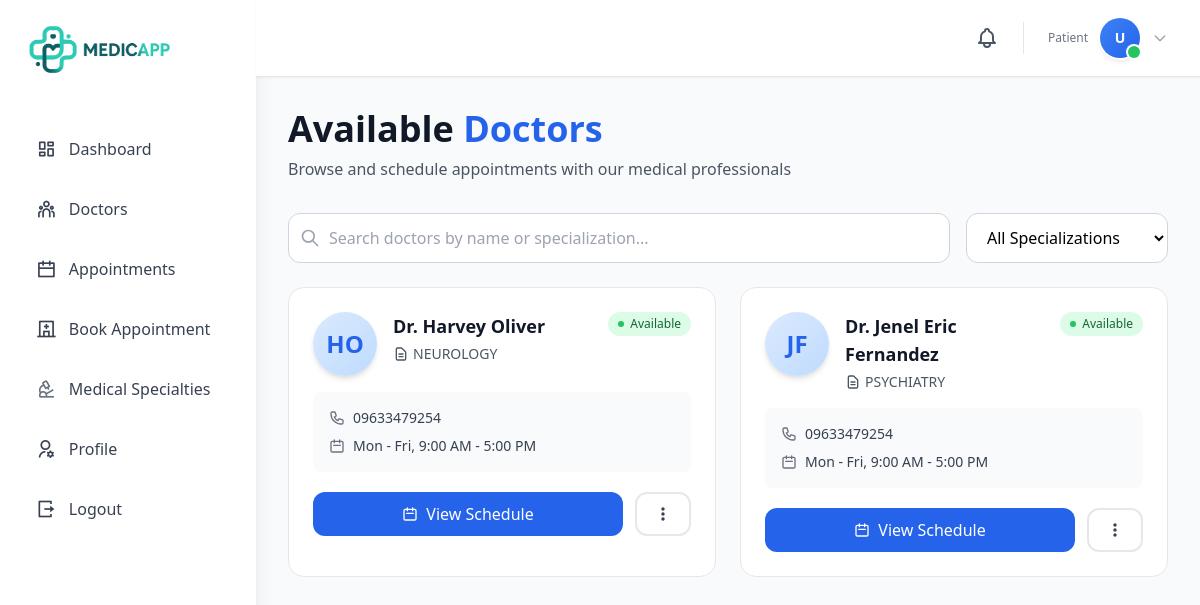
Page /patient/appointments (signed in) on the committed database.
### app/models/doctor.py (models this page shows)
class Doctor(db.Model):
    __tablename__ = "doctor"
    doctor_id: Mapped[int] = mapped_column(Integer, primary_key=True, autoincrement=True)
    account_id: Mapped[int] = mapped_column(ForeignKey("account.account_id"), unique=True)
    firstname: Mapped[str] = mapped_column(String(50), nullable=False)
    middlename: Mapped[str] = mapped_column(String(50), nullable=True)
    lastname: Mapped[str] = mapped_column(String(50), nullable=False)
    age: Mapped[int] = mapped_column(Integer, nullable=False)
    bloodtype: Mapped[str] = mapped_column(String(10), nullable=True)
    height: Mapped[str] = mapped_column(String(10), nullable=True)
    weight: Mapped[str] = mapped_column(String(10), nullable=True)
    specialization: Mapped[str] = mapped_column(String(100), nullable=True)
    gender: Mapped[str] = mapped_column(String(10), nullable=False)
    dob: Mapped[str] = mapped_column(String(10), nullable=False)
    pob: Mapped[str] = mapped_column(String(100), nullable=False)
    civilstatus: Mapped[str] = mapped_column(String(20), nullable=False)
    degree: Mapped[str] = mapped_column(String(100), nullable=False)
    nationality: Mapped[str] = mapped_column(String(100), nullable=False)
    religion: Mapped[str] = mapped_column(String(100), nullable=False)
    phone: Mapped[str] = mapped_column(String(20), nullable=False)
    email: Mapped[str] = mapped_column(String(100), nullable=False)
    profile_image: Mapped[str | None] = mapped_column(String(255), nullable=True)
    created_at: Mapped[datetime] = mapped_column(DateTime, default=datetime.utcnow, nullable=False)
    account: Mapped["Account"] = relationship(back_populates="doctor")
    appointments: Mapped[list["Appointment"]] = relationship(back_populates="doctor")
    records: Mapped[list["MedicalRecord"]] = relationship(back_populates="doctor")
    doctor_schedule: Mapped["Doctor_Schedule"] = relationship(back_populates="doctor")
    secretary: Mapped["Doctor_Secretary"] = relationship(back_populates="doctor")

### app/routes/patient/availableDoctors.py (the view)
@patient_bp.route('/appointments')
@login_required
def view_doctorAvailableTime():
    patient = Patient.query.filter_by(account_id=current_user.account_id).first()
    search = request.args.get("search")
    query = Doctor.query
    if search:
        query = query.filter(
            (Doctor.specialization.ilike(f"%{search}%"))
        )
    doctors = query.all()
    return render_template(
        'patient/available_doctors.html',
        search=search,
        doctors=doctors,
        patient=patient
    )

### app/models/account.py (called while the page is built)
    @property
    def is_authenticated(self):
        return True

### app/routes/auth/login.py (called while the page is built)
@login_manager.user_loader
def load_user(account_id):
    return Account.query.get(int(account_id))

### app/templates/patient/available_doctors.html (shortened to what this page needs)
{% extends 'base/layout.html' %}
{% block content %}
<div class="flex w-full bg-gray-50">
    {% include 'patient/patient_sidebar.html' %}
    {% include 'base/notification.html' %}
    <div class="flex-1 flex flex-col min-h-screen">
        <header class="bg-white border-b sticky top-0 z-40 shadow-sm backdrop-blur-sm bg-white/95">
            <div class="flex items-center justify-between px-4 sm:px-6 py-3">
                <div class="flex items-center gap-2 sm:gap-4">
                    <div class="relative" id="notificationWrapper">
                        <button class="relative p-2 rounded-xl text-gray-600 hover:bg-gray-100 transition-all"
                                id="notificationBtn"
                                aria-label="Notifications">
                        </button>
                    </div>
                    <div class="relative group">
                        <button class="flex items-center gap-3 px-2 py-1.5 rounded-xl hover:bg-gray-50 transition-all"
                                id="userMenuButton"
                                aria-expanded="false"
                                aria-haspopup="true">
                            <div class="hidden sm:block text-right">
                                <p class="text-xs text-gray-500">Patient</p>
                            </div>
                            <div class="relative">
                                <div class="w-10 h-10 bg-gradient-to-br from-blue-500 to-blue-600 rounded-full flex items-center justify-center shadow-md ring-2 ring-white">
                                    {% if patient.profile_image %}
                                    <img src="{{ url_for('static', filename='/' ~ patient.profile_image) }}"
                                        alt="Dr. {{ patient.firstname }} {{ patient.lastname }}"
                                        class="w-full h-full object-cover rounded-full">
                                    {% else %}
                                        <span class="text-white font-semibold text-sm">
                                            {{ patient.firstname[0] if patient.firstname else 'U' }}
                                        </span>
                                    {% endif %}
                                </div>
                                <span class="absolute bottom-0 right-0 w-3 h-3 bg-green-500 rounded-full ring-2 ring-white"></span>
                            </div>
                            <svg class="hidden lg:block w-4 h-4 text-gray-400 transition-transform group-hover:rotate-180" fill="none" stroke="currentColor" viewBox="0 0 24 24">
                                <path stroke-linecap="round" stroke-linejoin="round" stroke-width="2" d="M19 9l-7 7-7-7"/>
                            </svg>
                        </button>
                    </div>
                </div>
            </div>
        </header>
        <main class="flex-1 p-6 lg:p-8">
            <div class="mb-8">
                <h1 class="text-3xl lg:text-4xl font-bold text-gray-900">
                    Available <span class="text-blue-600">Doctors</span>
                </h1>
                <p class="text-gray-600 mt-2">Browse and schedule appointments with our medical professionals</p>
            </div>
            <div class="mb-6 flex flex-col sm:flex-row gap-4">
                <div class="flex-1 relative">
                    <svg class="absolute left-3 top-1/2 transform -translate-y-1/2 w-5 h-5 text-gray-400" fill="none" stroke="currentColor" viewBox="0 0 24 24">
                        <path stroke-linecap="round" stroke-linejoin="round" stroke-width="2" d="M21 21l-6-6m2-5a7 7 0 11-14 0 7 7 0 0114 0z"/>
                    </svg>
                    <input type="text"
                           id="searchDoctors"
                           placeholder="Search doctors by name or specialization..."
                           class="w-full pl-10 pr-4 py-3 border border-gray-300 rounded-xl focus:ring-2 focus:ring-blue-500 focus:border-transparent transition-all">
                </div>
                <select
                    class="px-4 py-3 border border-gray-300 rounded-xl focus:ring-2 focus:ring-blue-500 focus:border-transparent transition-all bg-white"
                    id="filterSpecialization"
                >
                    <option value="">All Specializations</option>
                </select>
            </div>
            <div class="grid grid-cols-1 lg:grid-cols-2 xl:grid-cols-3 gap-6" id="doctorsGrid">
                {% for doctor in doctors %}
                <article class="bg-white border border-gray-200 rounded-2xl p-6 hover:shadow-xl transition-all duration-300 hover:-translate-y-1"
                         data-name="{{ doctor.firstname }} {{ doctor.lastname }}"
                         data-specialization="{{ doctor.specialization }}">
                    <div class="flex items-start gap-4 mb-4">
                        <div class="flex-shrink-0">
                            <div class="w-16 h-16 rounded-full bg-gradient-to-br from-blue-100 to-blue-200 flex items-center justify-center shadow-md">
                                {% if doctor.profile_image %}
                                    <img src="{{ url_for('static', filename='/' ~ doctor.profile_image) }}"
                                        alt="Dr. {{ doctor.firstname }} {{ doctor.lastname }}"
                                        class="w-full h-full object-cover rounded-full">
                                {% else %}
                                    <span class="text-blue-600 text-2xl font-semibold">
                                        {{ doctor.firstname[0] }}{{ doctor.lastname[0] }}
                                    </span>
                                {% endif %}
                            </div>
                        </div>
                        <div class="flex-1 min-w-0">
                            <h3 class="font-bold text-lg text-gray-900 mb-1">
                                Dr. {{ doctor.firstname }} {{ doctor.lastname }}
                            </h3>
                            <p class="text-sm text-gray-600 flex items-center uppercase gap-1">
                                <svg class="w-4 h-4" fill="none" stroke="currentColor" viewBox="0 0 24 24">
                                    <path stroke-linecap="round" stroke-linejoin="round" stroke-width="2" d="M9 12h6m-6 4h6m2 5H7a2 2 0 01-2-2V5a2 2 0 012-2h5.586a1 1 0 01.707.293l5.414 5.414a1 1 0 01.293.707V19a2 2 0 01-2 2z"/>
                                </svg>
                                {{ doctor.specialization }}
                            </p>
                        </div>
                        <span class="inline-flex items-center px-2.5 py-1 rounded-full text-xs font-medium bg-green-100 text-green-800">
                            <span class="w-1.5 h-1.5 bg-green-500 rounded-full mr-1.5"></span>
                            Available
                        </span>
                    </div>
                    <div class="space-y-2 mb-5 bg-gray-50 rounded-lg p-4">
                        <div class="flex items-center gap-2 text-sm text-gray-700">
                            <span class="font-medium">{{ doctor.phone }}</span>
                        </div>
                        <div class="flex items-center gap-2 text-sm text-gray-700">
                            <svg class="w-4 h-4 text-gray-500" fill="none" stroke="currentColor" viewBox="0 0 24 24">
                                <path stroke-linecap="round" stroke-linejoin="round" stroke-width="2" d="M8 7V3m8 4V3m-9 8h10M5 21h14a2 2 0 002-2V7a2 2 0 00-2-2H5a2 2 0 00-2 2v12a2 2 0 002 2z"/>
                            </svg>
                            <span>Mon - Fri, 9:00 AM - 5:00 PM</span>
                        </div>
                    </div>
                    <div class="flex gap-3">
                        <a href="{{ url_for('patient.viewAvailableTime', doctor_id=doctor.doctor_id) }}"
                           class="flex-1 px-4 py-2.5 rounded-xl bg-blue-600 text-white font-medium text-center
                                  hover:bg-blue-700 hover:shadow-lg transition-all duration-200 flex items-center justify-center gap-2">
                            <svg class="w-4 h-4" fill="none" stroke="currentColor" viewBox="0 0 24 24">
                                <path stroke-linecap="round" stroke-linejoin="round" stroke-width="2" d="M8 7V3m8 4V3m-9 8h10M5 21h14a2 2 0 002-2V7a2 2 0 00-2-2H5a2 2 0 00-2 2v12a2 2 0 002 2z"/>
                            </svg>
                            View Schedule
                        </a>
                        <button type="button"
                                class="px-4 py-2.5 rounded-xl border-2 border-gray-200 text-gray-700 font-medium
                                       hover:bg-gray-50 hover:border-gray-300 transition-all duration-200"
                                title="More options">
                            <svg class="w-5 h-5" fill="currentColor" viewBox="0 0 24 24">
                                <path d="M12 8c1.1 0 2-.9 2-2s-.9-2-2-2-2 .9-2 2 .9 2 2 2zm0 2c-1.1 0-2 .9-2 2s.9 2 2 2 2-.9 2-2-.9-2-2-2zm0 6c-1.1 0-2 .9-2 2s.9 2 2 2 2-.9 2-2-.9-2-2-2z"/>
                            </svg>
                        </button>
                    </div>
                </article>
                {% endfor %}
            </div>
        </main>
    </div>
</div>
{% endblock %}

### rows in the picture
Doctor: firstname "H", lastname "O", firstname "Harvey", lastname "Oliver", specialization "NEUROLOGY", phone "09633479254"
Doctor: firstname "J", lastname "F", firstname "Jenel Eric", lastname "Fernandez", specialization "PSYCHIATRY", phone "09633479254"

### other values in the picture
{{ patient.firstname[0] if patient.firstname else 'U' }} "U"
